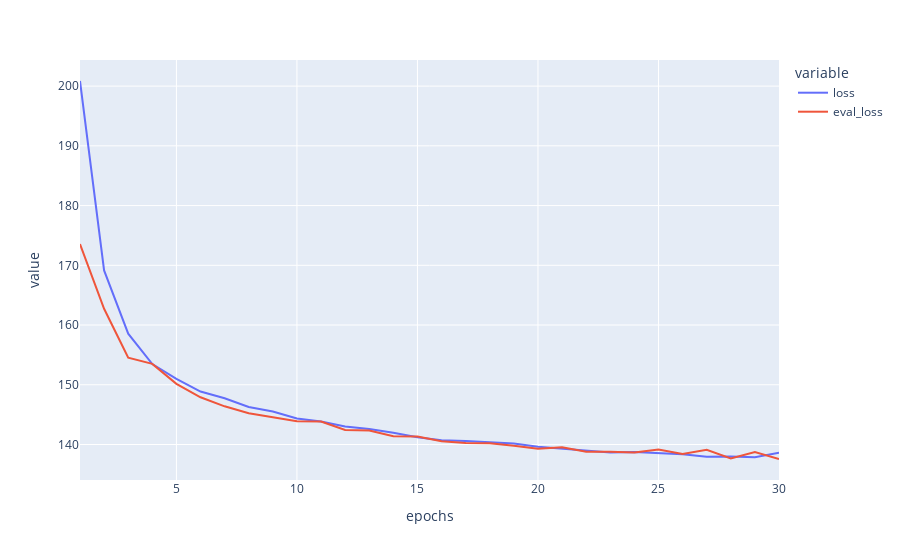

The notebook cell this image was saved under:
### Code cell
fig = px.line(x = np.arange(1,31), y = [vae_network.history.history["loss"], vae_network.history.history["val_loss"]], 
              labels={'x':'epochs', 'y':'value'})
fig['data'][0].name = 'loss'
fig['data'][1].name = 'eval_loss'
fig.show()

### Figure 1 — Plotly figure (JSON) as saved in the notebook; plotly's stock layout.template omitted (floating-point values rounded to 4 significant figures)
{"data": [{"hovertemplate": "variable=wide_variable_0<br>epochs=%{x}<br>value=%{y}<extra></extra>", "legendgroup": "wide_variable_0", "line": {"color": "#636efa", "dash": "solid"}, "mode": "lines", "name": "loss", "orientation": "v", "showlegend": true, "type": "scatter", "x": [1, 2, 3, 4, 5, 6, 7, 8, 9, 10, 11, 12, 13, 14, 15, 16, 17, 18, 19, 20, 21, 22, 23, 24, 25, 26, 27, 28, 29, 30], "xaxis": "x", "y": [200.9, 169.1, 158.6, 153.5, 151.0, 148.9, 147.7, 146.3, 145.5, 144.4, 143.8, 143.0, 142.6, 142.0, 141.2, 140.7, 140.6, 140.4, 140.1, 139.6, 139.3, 138.9, 138.7, 138.7, 138.6, 138.4, 138.0, 138.0, 137.9, 138.6], "yaxis": "y"}, {"hovertemplate": "variable=wide_variable_1<br>epochs=%{x}<br>value=%{y}<extra></extra>", "legendgroup": "wide_variable_1", "line": {"color": "#EF553B", "dash": "solid"}, "mode": "lines", "name": "eval_loss", "orientation": "v", "showlegend": true, "type": "scatter", "x": [1, 2, 3, 4, 5, 6, 7, 8, 9, 10, 11, 12, 13, 14, 15, 16, 17, 18, 19, 20, 21, 22, 23, 24, 25, 26, 27, 28, 29, 30], "xaxis": "x", "y": [173.6, 162.7, 154.5, 153.5, 150.1, 147.9, 146.4, 145.2, 144.6, 143.9, 143.9, 142.4, 142.3, 141.4, 141.3, 140.5, 140.2, 140.2, 139.8, 139.3, 139.6, 138.8, 138.8, 138.6, 139.2, 138.4, 139.1, 137.7, 138.7, 137.6], "yaxis": "y"}], "layout": {"legend": {"title": {"text": "variable"}, "tracegroupgap": 0}, "margin": {"t": 60}, "xaxis": {"anchor": "y", "domain": [0, 1], "title": {"text": "epochs"}}, "yaxis": {"anchor": "x", "domain": [0, 1], "title": {"text": "value"}}}}
